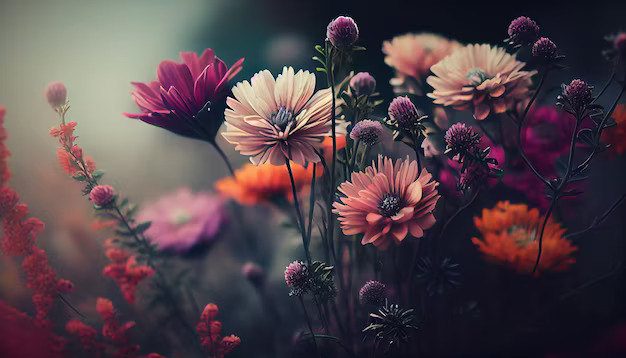
#> input picture Assgn-1/flower.jpg, 626 x 358 px
$ python sat-desat.py
#> lines starting #> are read from the running program, lines starting #| are printed output that depends on the picture
#> further down, original_image is the input picture: PIL image 626x358 RGB; mean R, G, B 82.4, 67.2, 74.1
from PIL import Image

def saturate(image, saturation_factor):
    # Converting the image to the HSV color space
#> called with saturation_factor = 2
    image_hsv = image.convert("HSV")
#> image_hsv: PIL image 626x358 HSV; mean H, S, V 145.3, 96.5, 91.3
    image_pixels = image_hsv.load()

    # Applying saturation factor to the saturation channel
    for y in range(image_hsv.size[1]):
        for x in range(image_hsv.size[0]):
            h, s, v = image_pixels[x, y]
            s = min(255, int(s * saturation_factor))
            image_pixels[x, y] = (h, s, v)

    # Converting back to RGB
    saturated_image = image_hsv.convert("RGB")
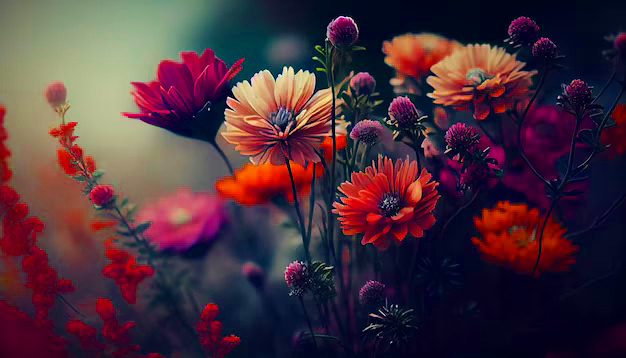
#> saturated_image: PIL image 626x358 RGB; mean R, G, B 74.1, 47.8, 60.4
    return saturated_image

def desaturate(image, desaturation_factor):
    # Converting the image to the HSV color space
#> called with desaturation_factor = 2
    image_hsv = image.convert("HSV")
    image_pixels = image_hsv.load()

    # Applying desaturation factor to the saturation channel
    for y in range(image_hsv.size[1]):
        for x in range(image_hsv.size[0]):
            h, s, v = image_pixels[x, y]
            s = max(0, int(s / desaturation_factor))
            image_pixels[x, y] = (h, s, v)

    # Converting back to RGB
    desaturated_image = image_hsv.convert("RGB")
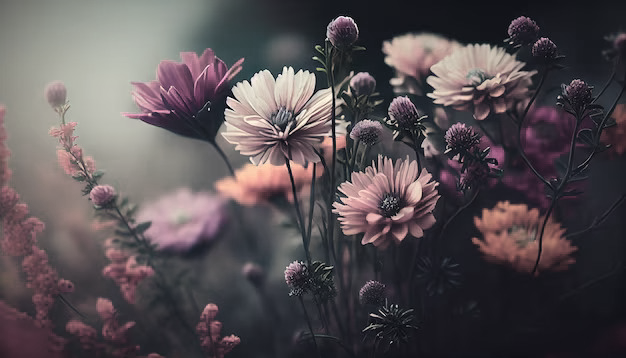
#> desaturated_image: PIL image 626x358 RGB; mean R, G, B 87, 79.4, 82.9
    return desaturated_image

original_image_path = "flower.jpg"
original_image = Image.open(original_image_path)

# Defining saturation factors and operating
saturation_factor = 2.0
desaturation_factor = 2.0

saturated_image = saturate(original_image, saturation_factor)
desaturated_image = desaturate(original_image, desaturation_factor)

saturated_image.save("maximally_saturated_image.jpg")
desaturated_image.save("desaturated_image.jpg")
# Get the sizes of the images for building the sat-desat image
width_saturated, height_saturated = saturated_image.size
#> width_saturated = 626; height_saturated = 358
width_desaturated, height_desaturated = desaturated_image.size
#> width_desaturated = 626; height_desaturated = 358

if height_saturated != height_desaturated:
    raise ValueError("Image heights do not match")

# Create a new image with combined width
combined_width = width_saturated + width_desaturated
#> combined_width = 1252
combined_height = height_saturated
#> combined_height = 358
combined_image = Image.new("RGB", (combined_width, combined_height))
#> combined_image: PIL image 1252x358 RGB; every value is 0

# Paste the saturated image and the desaturated image next to each other
combined_image.paste(saturated_image, (0, 0))
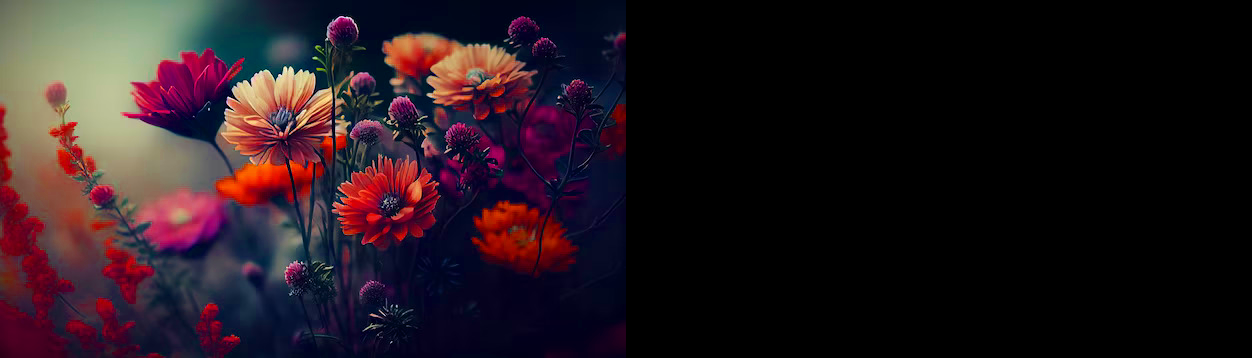
#> combined_image: PIL image 1252x358 RGB; mean R, G, B 37.1, 23.9, 30.2
combined_image.paste(desaturated_image, (width_saturated, 0))
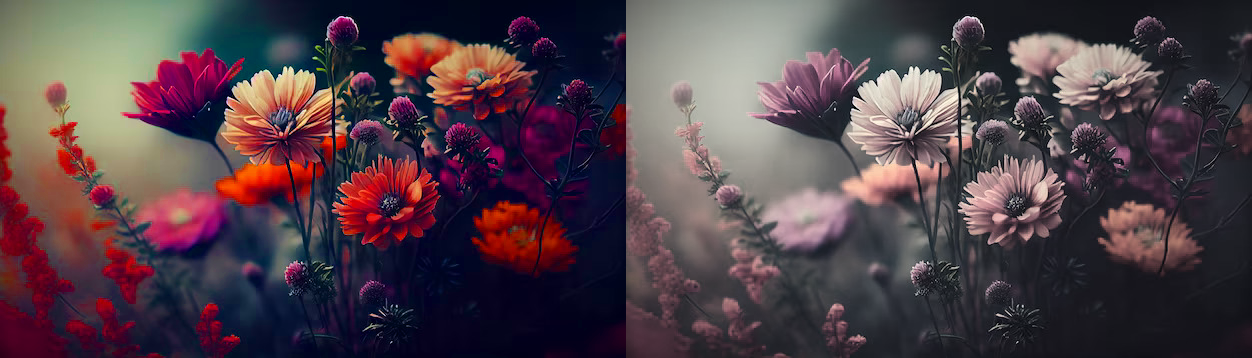
#> combined_image: PIL image 1252x358 RGB; mean R, G, B 80.6, 63.6, 71.6

# Save the combined image
combined_image.save("saturated_desaturated_image.jpg")

$ run again, with Assgn-1/contrast.jpg copied over Assgn-1/flower.jpg
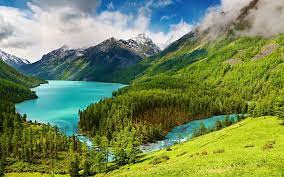
#> input picture Assgn-1/contrast.jpg, 284 x 177 px
#> original_image is the input picture: PIL image 284x177 RGB; mean R, G, B 116.8, 137.3, 89.8
#> image_hsv: PIL image 284x177 HSV; mean H, S, V 77.1, 141.7, 143.4
#> in desaturate, `desaturated_image = image_hsv.convert("RGB")`:
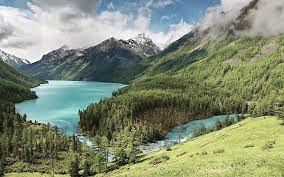
#> desaturated_image: PIL image 284x177 RGB; mean R, G, B 130.5, 140.5, 116.8
#> `combined_image.paste(desaturated_image, (width_saturated, 0))`:
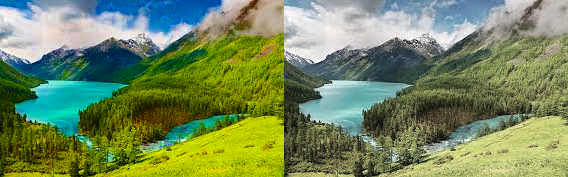
#> combined_image: PIL image 568x177 RGB; mean R, G, B 116.6, 137, 92.6
